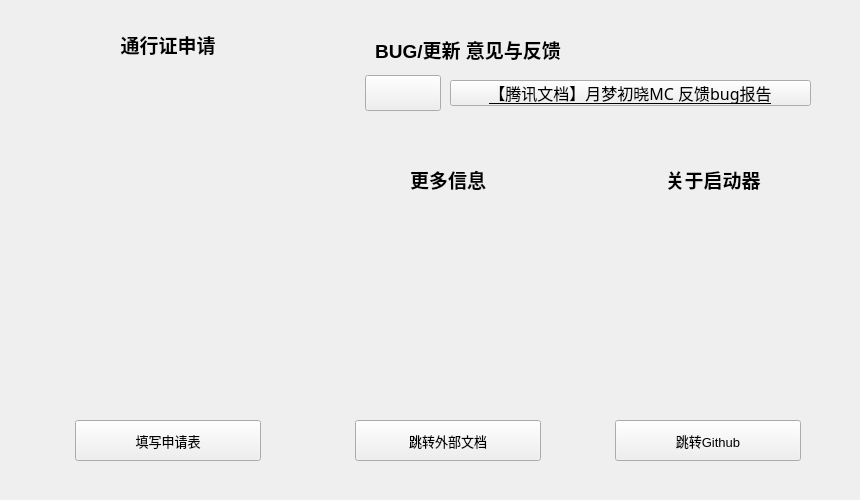
<?xml version="1.0" encoding="UTF-8"?>
<ui version="4.0">
 <class>FormsPage</class>
 <widget class="QWidget" name="FormsPage">
  <property name="geometry">
   <rect>
    <x>0</x>
    <y>0</y>
    <width>860</width>
    <height>500</height>
   </rect>
  </property>
  <property name="minimumSize">
   <size>
    <width>860</width>
    <height>500</height>
   </size>
  </property>
  <property name="maximumSize">
   <size>
    <width>860</width>
    <height>500</height>
   </size>
  </property>
  <property name="windowTitle">
   <string>Form</string>
  </property>
  <widget class="QWidget" name="gridLayoutWidget">
   <property name="geometry">
    <rect>
     <x>20</x>
     <y>20</y>
     <width>296</width>
     <height>451</height>
    </rect>
   </property>
   <layout class="QGridLayout" name="PassPortGird">
    <item row="0" column="0">
     <widget class="ElevatedCardWidget" name="PassPortCard">
      <widget class="TitleLabel" name="PassPortTitle">
       <property name="geometry">
        <rect>
         <x>75</x>
         <y>5</y>
         <width>146</width>
         <height>38</height>
        </rect>
       </property>
       <property name="font">
        <font>
         <family>Microsoft YaHei UI</family>
         <pointsize>14</pointsize>
         <weight>75</weight>
         <bold>true</bold>
        </font>
       </property>
       <property name="text">
        <string>通行证申请</string>
       </property>
       <property name="textFormat">
        <enum>Qt::PlainText</enum>
       </property>
       <property name="alignment">
        <set>Qt::AlignCenter</set>
       </property>
      </widget>
      <widget class="PrimaryPushButton" name="PassPortButton">
       <property name="geometry">
        <rect>
         <x>55</x>
         <y>400</y>
         <width>186</width>
         <height>41</height>
        </rect>
       </property>
       <property name="font">
        <font>
         <family>Microsoft YaHei UI</family>
         <pointsize>10</pointsize>
         <weight>50</weight>
         <bold>false</bold>
        </font>
       </property>
       <property name="text">
        <string>填写申请表</string>
       </property>
       <property name="icon">
        <iconset theme="FluentIcon.SHARE">
         <normaloff>.</normaloff>.</iconset>
       </property>
       <property name="hasIcon" stdset="0">
        <bool>true</bool>
       </property>
      </widget>
      <widget class="QWidget" name="gridLayoutWidget_5">
       <property name="geometry">
        <rect>
         <x>20</x>
         <y>55</y>
         <width>251</width>
         <height>326</height>
        </rect>
       </property>
       <layout class="QGridLayout" name="PassPortQRCode_Grid">
        <item row="0" column="0">
         <widget class="PixmapLabel" name="QRcode_PassPort"/>
        </item>
       </layout>
      </widget>
     </widget>
    </item>
   </layout>
  </widget>
  <widget class="QWidget" name="gridLayoutWidget_2">
   <property name="geometry">
    <rect>
     <x>330</x>
     <y>20</y>
     <width>501</width>
     <height>121</height>
    </rect>
   </property>
   <layout class="QGridLayout" name="ReportGird">
    <item row="0" column="0">
     <widget class="ElevatedCardWidget" name="ReportCard">
      <widget class="TitleLabel" name="Report">
       <property name="geometry">
        <rect>
         <x>10</x>
         <y>10</y>
         <width>256</width>
         <height>38</height>
        </rect>
       </property>
       <property name="font">
        <font>
         <family>Microsoft YaHei UI</family>
         <pointsize>14</pointsize>
         <weight>75</weight>
         <bold>true</bold>
        </font>
       </property>
       <property name="text">
        <string>BUG/更新 意见与反馈</string>
       </property>
       <property name="textFormat">
        <enum>Qt::PlainText</enum>
       </property>
       <property name="alignment">
        <set>Qt::AlignCenter</set>
       </property>
      </widget>
      <widget class="HyperlinkLabel" name="ReportLink">
       <property name="geometry">
        <rect>
         <x>120</x>
         <y>60</y>
         <width>361</width>
         <height>26</height>
        </rect>
       </property>
       <property name="font">
        <font>
         <family>Microsoft YaHei</family>
         <pointsize>12</pointsize>
         <weight>50</weight>
         <bold>false</bold>
         <underline>true</underline>
        </font>
       </property>
       <property name="text">
        <string>【腾讯文档】月梦初晓MC 反馈&amp;bug报告</string>
       </property>
       <property name="url">
        <url>
         <string>https://docs.qq.com/form/page/DTWVTUmxpZkVveWJN</string>
        </url>
       </property>
       <property name="underlineVisible">
        <bool>true</bool>
       </property>
       <property name="underline" stdset="0">
        <bool>true</bool>
       </property>
      </widget>
      <widget class="PrimaryToolButton" name="ReportLinkButton">
       <property name="geometry">
        <rect>
         <x>35</x>
         <y>55</y>
         <width>76</width>
         <height>36</height>
        </rect>
       </property>
      </widget>
     </widget>
    </item>
   </layout>
  </widget>
  <widget class="QWidget" name="gridLayoutWidget_3">
   <property name="geometry">
    <rect>
     <x>330</x>
     <y>155</y>
     <width>241</width>
     <height>316</height>
    </rect>
   </property>
   <layout class="QGridLayout" name="MoreInfoGird">
    <item row="0" column="0">
     <widget class="ElevatedCardWidget" name="MoreInfoCard">
      <widget class="TitleLabel" name="MoreInfo">
       <property name="geometry">
        <rect>
         <x>45</x>
         <y>5</y>
         <width>146</width>
         <height>38</height>
        </rect>
       </property>
       <property name="font">
        <font>
         <family>Microsoft YaHei UI</family>
         <pointsize>14</pointsize>
         <weight>75</weight>
         <bold>true</bold>
        </font>
       </property>
       <property name="text">
        <string>更多信息</string>
       </property>
       <property name="textFormat">
        <enum>Qt::PlainText</enum>
       </property>
       <property name="alignment">
        <set>Qt::AlignCenter</set>
       </property>
      </widget>
      <widget class="PrimaryPushButton" name="MoreInfoButton">
       <property name="geometry">
        <rect>
         <x>25</x>
         <y>265</y>
         <width>186</width>
         <height>41</height>
        </rect>
       </property>
       <property name="font">
        <font>
         <family>Microsoft YaHei UI</family>
         <pointsize>10</pointsize>
         <weight>50</weight>
         <bold>false</bold>
        </font>
       </property>
       <property name="text">
        <string>跳转外部文档</string>
       </property>
       <property name="icon">
        <iconset theme="FluentIcon.SHARE">
         <normaloff>.</normaloff>.</iconset>
       </property>
       <property name="hasIcon" stdset="0">
        <bool>true</bool>
       </property>
      </widget>
      <widget class="QWidget" name="gridLayoutWidget_6">
       <property name="geometry">
        <rect>
         <x>20</x>
         <y>55</y>
         <width>201</width>
         <height>181</height>
        </rect>
       </property>
       <layout class="QGridLayout" name="MoreInfoQRCode_Gird">
        <item row="0" column="0">
         <widget class="PixmapLabel" name="MoreInfo_QRcode"/>
        </item>
       </layout>
      </widget>
     </widget>
    </item>
   </layout>
  </widget>
  <widget class="QWidget" name="gridLayoutWidget_4">
   <property name="geometry">
    <rect>
     <x>590</x>
     <y>155</y>
     <width>241</width>
     <height>316</height>
    </rect>
   </property>
   <layout class="QGridLayout" name="AboutGird">
    <item row="0" column="0">
     <widget class="ElevatedCardWidget" name="AboutLauncherCard">
      <widget class="TitleLabel" name="AboutLanucher">
       <property name="geometry">
        <rect>
         <x>50</x>
         <y>5</y>
         <width>146</width>
         <height>38</height>
        </rect>
       </property>
       <property name="font">
        <font>
         <family>Microsoft YaHei UI</family>
         <pointsize>14</pointsize>
         <weight>75</weight>
         <bold>true</bold>
        </font>
       </property>
       <property name="text">
        <string>关于启动器</string>
       </property>
       <property name="textFormat">
        <enum>Qt::PlainText</enum>
       </property>
       <property name="alignment">
        <set>Qt::AlignCenter</set>
       </property>
      </widget>
      <widget class="PrimaryPushButton" name="GithubButton">
       <property name="geometry">
        <rect>
         <x>25</x>
         <y>265</y>
         <width>186</width>
         <height>41</height>
        </rect>
       </property>
       <property name="font">
        <font>
         <family>Microsoft YaHei UI</family>
         <pointsize>10</pointsize>
         <weight>50</weight>
         <bold>false</bold>
        </font>
       </property>
       <property name="text">
        <string>跳转Github</string>
       </property>
       <property name="icon">
        <iconset theme="FluentIcon.SHARE">
         <normaloff>.</normaloff>.</iconset>
       </property>
       <property name="hasIcon" stdset="0">
        <bool>true</bool>
       </property>
      </widget>
      <widget class="IconWidget" name="GitHub_Gird">
       <property name="geometry">
        <rect>
         <x>45</x>
         <y>60</y>
         <width>161</width>
         <height>161</height>
        </rect>
       </property>
      </widget>
     </widget>
    </item>
   </layout>
  </widget>
 </widget>
 <customwidgets>
  <customwidget>
   <class>PushButton</class>
   <extends>QPushButton</extends>
   <header>qfluentwidgets</header>
  </customwidget>
  <customwidget>
   <class>PrimaryPushButton</class>
   <extends>PushButton</extends>
   <header>qfluentwidgets</header>
  </customwidget>
  <customwidget>
   <class>ToolButton</class>
   <extends>QToolButton</extends>
   <header>qfluentwidgets</header>
  </customwidget>
  <customwidget>
   <class>PrimaryToolButton</class>
   <extends>ToolButton</extends>
   <header>qfluentwidgets</header>
  </customwidget>
  <customwidget>
   <class>IconWidget</class>
   <extends>QWidget</extends>
   <header>qfluentwidgets</header>
  </customwidget>
  <customwidget>
   <class>PixmapLabel</class>
   <extends>QLabel</extends>
   <header>qfluentwidgets</header>
  </customwidget>
  <customwidget>
   <class>CardWidget</class>
   <extends>QFrame</extends>
   <header>qfluentwidgets</header>
   <container>1</container>
  </customwidget>
  <customwidget>
   <class>ElevatedCardWidget</class>
   <extends>SimpleCardWidget</extends>
   <header>qfluentwidgets</header>
   <container>1</container>
  </customwidget>
  <customwidget>
   <class>SimpleCardWidget</class>
   <extends>CardWidget</extends>
   <header>qfluentwidgets</header>
   <container>1</container>
  </customwidget>
  <customwidget>
   <class>TitleLabel</class>
   <extends>QLabel</extends>
   <header>qfluentwidgets</header>
  </customwidget>
  <customwidget>
   <class>HyperlinkLabel</class>
   <extends>QPushButton</extends>
   <header>qfluentwidgets</header>
  </customwidget>
 </customwidgets>
 <resources/>
 <connections/>
</ui>
